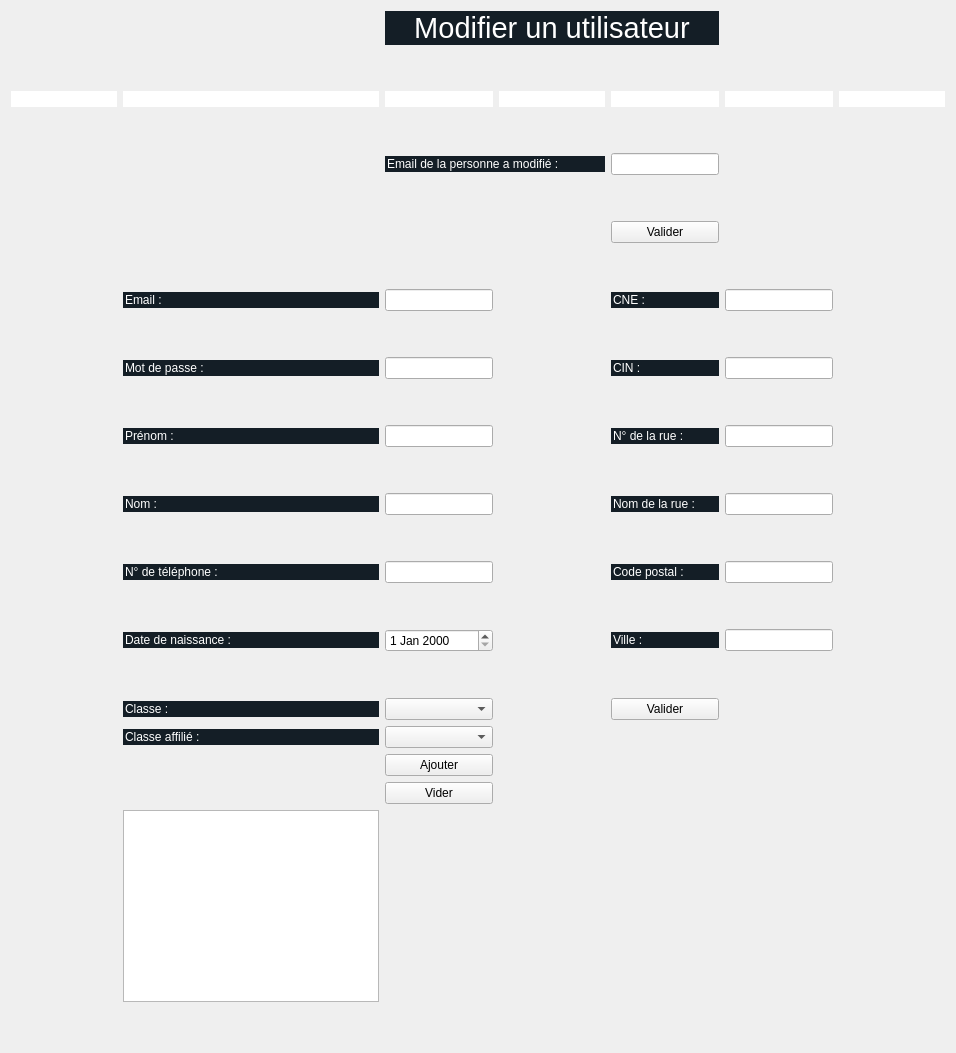
        <widget class="QWidget" name="modifUser">
         <layout class="QGridLayout" name="gridLayout_37">
          <item row="22" column="1">
           <widget class="QLineEdit" name="lineEdit_85">
            <property name="styleSheet">
             <string notr="true">background-color:rgb(20,30,38);
color:white;
font: 8pt &quot;Century Gothic&quot;;
border:none;</string>
            </property>
            <property name="text">
             <string>Classe affilié :</string>
            </property>
           </widget>
          </item>
          <item row="22" column="2">
           <widget class="QComboBox" name="comboBox_3"/>
          </item>
          <item row="21" column="1">
           <widget class="QLineEdit" name="lineEdit_77">
            <property name="enabled">
             <bool>false</bool>
            </property>
            <property name="styleSheet">
             <string notr="true">background-color:rgb(20,30,38);
color:white;
font: 8pt &quot;Century Gothic&quot;;
border:none;</string>
            </property>
            <property name="text">
             <string>Classe :</string>
            </property>
           </widget>
          </item>
          <item row="12" column="1">
           <spacer name="verticalSpacer_114">
            <property name="orientation">
             <enum>Qt::Vertical</enum>
            </property>
            <property name="sizeType">
             <enum>QSizePolicy::Fixed</enum>
            </property>
            <property name="sizeHint" stdset="0">
             <size>
              <width>20</width>
              <height>40</height>
             </size>
            </property>
           </spacer>
          </item>
          <item row="16" column="1">
           <spacer name="verticalSpacer_116">
            <property name="orientation">
             <enum>Qt::Vertical</enum>
            </property>
            <property name="sizeType">
             <enum>QSizePolicy::Fixed</enum>
            </property>
            <property name="sizeHint" stdset="0">
             <size>
              <width>20</width>
              <height>40</height>
             </size>
            </property>
           </spacer>
          </item>
          <item row="19" column="2">
           <widget class="QDateEdit" name="dateNaissance"/>
          </item>
          <item row="14" column="1">
           <spacer name="verticalSpacer_115">
            <property name="orientation">
             <enum>Qt::Vertical</enum>
            </property>
            <property name="sizeType">
             <enum>QSizePolicy::Fixed</enum>
            </property>
            <property name="sizeHint" stdset="0">
             <size>
              <width>20</width>
              <height>40</height>
             </size>
            </property>
           </spacer>
          </item>
          <item row="20" column="1">
           <spacer name="verticalSpacer_118">
            <property name="orientation">
             <enum>Qt::Vertical</enum>
            </property>
            <property name="sizeType">
             <enum>QSizePolicy::Fixed</enum>
            </property>
            <property name="sizeHint" stdset="0">
             <size>
              <width>20</width>
              <height>40</height>
             </size>
            </property>
           </spacer>
          </item>
          <item row="2" column="3">
           <spacer name="verticalSpacer_122">
            <property name="orientation">
             <enum>Qt::Vertical</enum>
            </property>
            <property name="sizeType">
             <enum>QSizePolicy::Fixed</enum>
            </property>
            <property name="sizeHint" stdset="0">
             <size>
              <width>20</width>
              <height>40</height>
             </size>
            </property>
           </spacer>
          </item>
          <item row="21" column="2">
           <widget class="QComboBox" name="classe_5"/>
          </item>
          <item row="21" column="4">
           <widget class="QPushButton" name="validerModifUser">
            <property name="styleSheet">
             <string notr="true">font: 8pt &quot;Century Gothic&quot;;</string>
            </property>
            <property name="text">
             <string>Valider</string>
            </property>
           </widget>
          </item>
          <item row="9" column="4">
           <widget class="QLineEdit" name="lineEdit_160">
            <property name="enabled">
             <bool>false</bool>
            </property>
            <property name="styleSheet">
             <string notr="true">background-color:rgb(20,30,38);
color:white;
font: 8pt &quot;Century Gothic&quot;;
border:none;</string>
            </property>
            <property name="text">
             <string>CNE :</string>
            </property>
           </widget>
          </item>
          <item row="9" column="5">
           <widget class="QLineEdit" name="cne_2"/>
          </item>
          <item row="13" column="4">
           <widget class="QLineEdit" name="lineEdit_164">
            <property name="enabled">
             <bool>false</bool>
            </property>
            <property name="styleSheet">
             <string notr="true">background-color:rgb(20,30,38);
color:white;
font: 8pt &quot;Century Gothic&quot;;
border:none;</string>
            </property>
            <property name="text">
             <string>N° de la rue :</string>
            </property>
           </widget>
          </item>
          <item row="15" column="4">
           <widget class="QLineEdit" name="lineEdit_165">
            <property name="enabled">
             <bool>false</bool>
            </property>
            <property name="styleSheet">
             <string notr="true">background-color:rgb(20,30,38);
color:white;
font: 8pt &quot;Century Gothic&quot;;
border:none;</string>
            </property>
            <property name="text">
             <string>Nom de la rue :</string>
            </property>
           </widget>
          </item>
          <item row="11" column="4">
           <widget class="QLineEdit" name="lineEdit_162">
            <property name="enabled">
             <bool>false</bool>
            </property>
            <property name="styleSheet">
             <string notr="true">background-color:rgb(20,30,38);
color:white;
font: 8pt &quot;Century Gothic&quot;;
border:none;</string>
            </property>
            <property name="text">
             <string>CIN :</string>
            </property>
           </widget>
          </item>
          <item row="11" column="5">
           <widget class="QLineEdit" name="cin_2"/>
          </item>
          <item row="19" column="4">
           <widget class="QLineEdit" name="lineEdit_167">
            <property name="enabled">
             <bool>false</bool>
            </property>
            <property name="styleSheet">
             <string notr="true">background-color:rgb(20,30,38);
color:white;
font: 8pt &quot;Century Gothic&quot;;
border:none;</string>
            </property>
            <property name="text">
             <string>Ville :</string>
            </property>
           </widget>
          </item>
          <item row="13" column="5">
           <widget class="QLineEdit" name="numRue_2"/>
          </item>
          <item row="15" column="5">
           <widget class="QLineEdit" name="nomRue_2"/>
          </item>
          <item row="17" column="4">
           <widget class="QLineEdit" name="lineEdit_166">
            <property name="enabled">
             <bool>false</bool>
            </property>
            <property name="styleSheet">
             <string notr="true">background-color:rgb(20,30,38);
color:white;
font: 8pt &quot;Century Gothic&quot;;
border:none;</string>
            </property>
            <property name="text">
             <string>Code postal :</string>
            </property>
           </widget>
          </item>
          <item row="17" column="5">
           <widget class="QLineEdit" name="codePostal_2"/>
          </item>
          <item row="19" column="5">
           <widget class="QLineEdit" name="ville"/>
          </item>
          <item row="3" column="2">
           <widget class="QLineEdit" name="lineEdit_142">
            <property name="enabled">
             <bool>false</bool>
            </property>
            <property name="styleSheet">
             <string notr="true">background-color:white;
border:none;</string>
            </property>
           </widget>
          </item>
          <item row="3" column="3">
           <widget class="QLineEdit" name="lineEdit_143">
            <property name="enabled">
             <bool>false</bool>
            </property>
            <property name="styleSheet">
             <string notr="true">background-color:white;
border:none;</string>
            </property>
           </widget>
          </item>
          <item row="3" column="1">
           <widget class="QLineEdit" name="lineEdit_141">
            <property name="enabled">
             <bool>false</bool>
            </property>
            <property name="styleSheet">
             <string notr="true">background-color:white;
border:none;</string>
            </property>
           </widget>
          </item>
          <item row="3" column="0">
           <widget class="QLineEdit" name="lineEdit_140">
            <property name="enabled">
             <bool>false</bool>
            </property>
            <property name="styleSheet">
             <string notr="true">background-color:white;
border:none;</string>
            </property>
           </widget>
          </item>
          <item row="3" column="4">
           <widget class="QLineEdit" name="lineEdit_144">
            <property name="enabled">
             <bool>false</bool>
            </property>
            <property name="styleSheet">
             <string notr="true">background-color:white;
border:none;</string>
            </property>
           </widget>
          </item>
          <item row="3" column="5">
           <widget class="QLineEdit" name="lineEdit_145">
            <property name="enabled">
             <bool>false</bool>
            </property>
            <property name="styleSheet">
             <string notr="true">background-color:white;
border:none;</string>
            </property>
           </widget>
          </item>
          <item row="3" column="6">
           <widget class="QLineEdit" name="lineEdit_146">
            <property name="enabled">
             <bool>false</bool>
            </property>
            <property name="styleSheet">
             <string notr="true">background-color:white;
border:none;</string>
            </property>
           </widget>
          </item>
          <item row="1" column="2" colspan="3">
           <widget class="QLabel" name="label_18">
            <property name="enabled">
             <bool>false</bool>
            </property>
            <property name="styleSheet">
             <string notr="true">background-color:rgb(20,30,38);
color:white;
font: 8pt &quot;Century Gothic&quot;;</string>
            </property>
            <property name="text">
             <string>&lt;html&gt;&lt;head/&gt;&lt;body&gt;&lt;p align=&quot;center&quot;&gt;&lt;span style=&quot; font-size:22pt;&quot;&gt;Modifier un utilisateur&lt;/span&gt;&lt;/p&gt;&lt;/body&gt;&lt;/html&gt;</string>
            </property>
           </widget>
          </item>
          <item row="26" column="0">
           <spacer name="verticalSpacer_109">
            <property name="orientation">
             <enum>Qt::Vertical</enum>
            </property>
            <property name="sizeType">
             <enum>QSizePolicy::Expanding</enum>
            </property>
            <property name="sizeHint" stdset="0">
             <size>
              <width>20</width>
              <height>40</height>
             </size>
            </property>
           </spacer>
          </item>
          <item row="8" column="4">
           <spacer name="verticalSpacer_112">
            <property name="orientation">
             <enum>Qt::Vertical</enum>
            </property>
            <property name="sizeType">
             <enum>QSizePolicy::Fixed</enum>
            </property>
            <property name="sizeHint" stdset="0">
             <size>
              <width>20</width>
              <height>40</height>
             </size>
            </property>
           </spacer>
          </item>
          <item row="5" column="2" colspan="2">
           <widget class="QLineEdit" name="lineEdit_147">
            <property name="enabled">
             <bool>false</bool>
            </property>
            <property name="styleSheet">
             <string notr="true">background-color:rgb(20,30,38);
color:white;
font: 8pt &quot;Century Gothic&quot;;
border:none;</string>
            </property>
            <property name="text">
             <string>Email de la personne a modifié :</string>
            </property>
           </widget>
          </item>
          <item row="5" column="4">
           <widget class="QLineEdit" name="email_4"/>
          </item>
          <item row="7" column="4">
           <widget class="QPushButton" name="validerSearchModifUser">
            <property name="styleSheet">
             <string notr="true">font: 8pt &quot;Century Gothic&quot;;</string>
            </property>
            <property name="text">
             <string>Valider</string>
            </property>
           </widget>
          </item>
          <item row="6" column="4">
           <spacer name="verticalSpacer_110">
            <property name="orientation">
             <enum>Qt::Vertical</enum>
            </property>
            <property name="sizeType">
             <enum>QSizePolicy::Fixed</enum>
            </property>
            <property name="sizeHint" stdset="0">
             <size>
              <width>20</width>
              <height>40</height>
             </size>
            </property>
           </spacer>
          </item>
          <item row="4" column="2">
           <spacer name="verticalSpacer_111">
            <property name="orientation">
             <enum>Qt::Vertical</enum>
            </property>
            <property name="sizeType">
             <enum>QSizePolicy::Fixed</enum>
            </property>
            <property name="sizeHint" stdset="0">
             <size>
              <width>20</width>
              <height>40</height>
             </size>
            </property>
           </spacer>
          </item>
          <item row="11" column="1">
           <widget class="QLineEdit" name="lineEdit_151">
            <property name="enabled">
             <bool>false</bool>
            </property>
            <property name="styleSheet">
             <string notr="true">background-color:rgb(20,30,38);
color:white;
font: 8pt &quot;Century Gothic&quot;;
border:none;</string>
            </property>
            <property name="text">
             <string>Mot de passe :</string>
            </property>
           </widget>
          </item>
          <item row="9" column="1">
           <widget class="QLineEdit" name="lineEdit_149">
            <property name="enabled">
             <bool>false</bool>
            </property>
            <property name="styleSheet">
             <string notr="true">background-color:rgb(20,30,38);
color:white;
font: 8pt &quot;Century Gothic&quot;;
border:none;</string>
            </property>
            <property name="text">
             <string>Email :</string>
            </property>
           </widget>
          </item>
          <item row="13" column="1">
           <widget class="QLineEdit" name="lineEdit_153">
            <property name="enabled">
             <bool>false</bool>
            </property>
            <property name="styleSheet">
             <string notr="true">background-color:rgb(20,30,38);
color:white;
font: 8pt &quot;Century Gothic&quot;;
border:none;</string>
            </property>
            <property name="text">
             <string>Prénom :</string>
            </property>
           </widget>
          </item>
          <item row="9" column="2">
           <widget class="QLineEdit" name="email_5"/>
          </item>
          <item row="13" column="2">
           <widget class="QLineEdit" name="prenom_3"/>
          </item>
          <item row="15" column="1">
           <widget class="QLineEdit" name="lineEdit_155">
            <property name="enabled">
             <bool>false</bool>
            </property>
            <property name="styleSheet">
             <string notr="true">background-color:rgb(20,30,38);
color:white;
font: 8pt &quot;Century Gothic&quot;;
border:none;</string>
            </property>
            <property name="text">
             <string>Nom :</string>
            </property>
           </widget>
          </item>
          <item row="11" column="2">
           <widget class="QLineEdit" name="password"/>
          </item>
          <item row="17" column="1">
           <widget class="QLineEdit" name="lineEdit_156">
            <property name="enabled">
             <bool>false</bool>
            </property>
            <property name="styleSheet">
             <string notr="true">background-color:rgb(20,30,38);
color:white;
font: 8pt &quot;Century Gothic&quot;;
border:none;</string>
            </property>
            <property name="text">
             <string>N° de téléphone :</string>
            </property>
           </widget>
          </item>
          <item row="15" column="2">
           <widget class="QLineEdit" name="nom_3"/>
          </item>
          <item row="17" column="2">
           <widget class="QLineEdit" name="numeroTel"/>
          </item>
          <item row="19" column="1">
           <widget class="QLineEdit" name="lineEdit_157">
            <property name="enabled">
             <bool>false</bool>
            </property>
            <property name="styleSheet">
             <string notr="true">background-color:rgb(20,30,38);
color:white;
font: 8pt &quot;Century Gothic&quot;;
border:none;</string>
            </property>
            <property name="text">
             <string>Date de naissance :</string>
            </property>
           </widget>
          </item>
          <item row="10" column="1">
           <spacer name="verticalSpacer_113">
            <property name="orientation">
             <enum>Qt::Vertical</enum>
            </property>
            <property name="sizeType">
             <enum>QSizePolicy::Fixed</enum>
            </property>
            <property name="sizeHint" stdset="0">
             <size>
              <width>20</width>
              <height>40</height>
             </size>
            </property>
           </spacer>
          </item>
          <item row="18" column="1">
           <spacer name="verticalSpacer_117">
            <property name="orientation">
             <enum>Qt::Vertical</enum>
            </property>
            <property name="sizeType">
             <enum>QSizePolicy::Fixed</enum>
            </property>
            <property name="sizeHint" stdset="0">
             <size>
              <width>20</width>
              <height>40</height>
             </size>
            </property>
           </spacer>
          </item>
          <item row="23" column="2">
           <widget class="QPushButton" name="ajouter_2">
            <property name="text">
             <string>Ajouter</string>
            </property>
           </widget>
          </item>
          <item row="25" column="1">
           <widget class="QTextBrowser" name="textBrowser_2"/>
          </item>
          <item row="24" column="2">
           <widget class="QPushButton" name="vider">
            <property name="text">
             <string>Vider</string>
            </property>
           </widget>
          </item>
         </layout>
        </widget>
